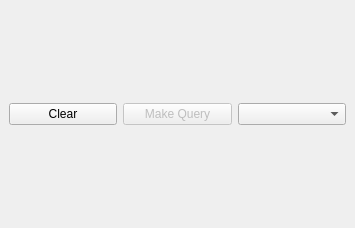
<?xml version="1.0" encoding="UTF-8"?>
<ui version="4.0">
 <class>QuerySelectionDockWidgetBase</class>
 <widget class="QDockWidget" name="QuerySelectionDockWidgetBase">
  <property name="geometry">
   <rect>
    <x>0</x>
    <y>0</y>
    <width>355</width>
    <height>228</height>
   </rect>
  </property>
  <property name="windowTitle">
   <string>QuerySelection</string>
  </property>
  <widget class="QWidget" name="dockWidgetContents">
   <layout class="QGridLayout" name="gridLayout">
    <item row="0" column="1">
     <widget class="QPushButton" name="pushButton">
      <property name="enabled">
       <bool>false</bool>
      </property>
      <property name="maximumSize">
       <size>
        <width>140</width>
        <height>16777215</height>
       </size>
      </property>
      <property name="text">
       <string>Make Query</string>
      </property>
     </widget>
    </item>
    <item row="0" column="2">
     <widget class="QComboBox" name="layerComboBox"/>
    </item>
    <item row="0" column="0">
     <widget class="QPushButton" name="pushButton_2">
      <property name="maximumSize">
       <size>
        <width>140</width>
        <height>16777215</height>
       </size>
      </property>
      <property name="text">
       <string>Clear</string>
      </property>
     </widget>
    </item>
   </layout>
  </widget>
 </widget>
 <resources/>
 <connections/>
</ui>
